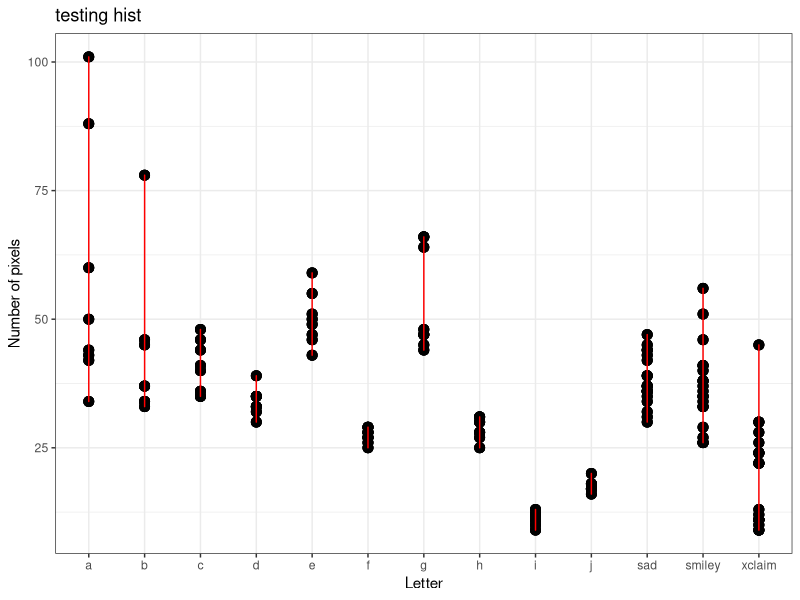
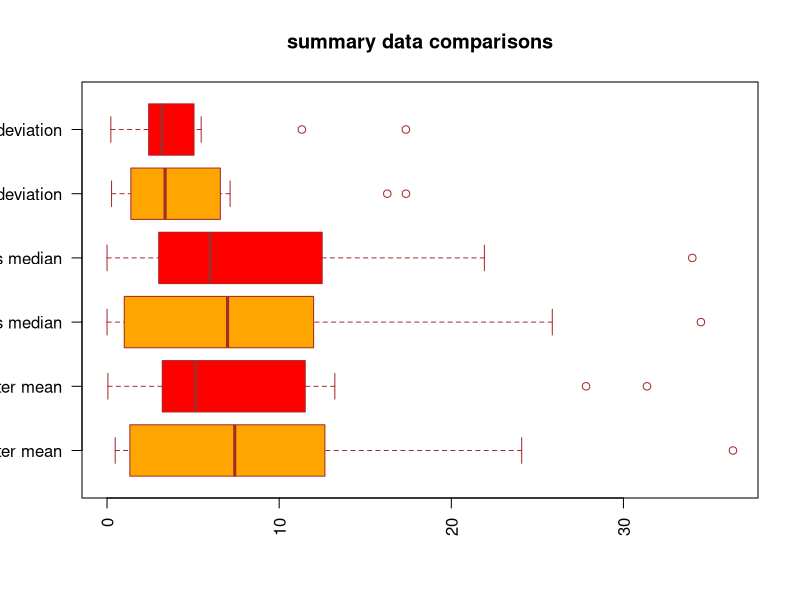
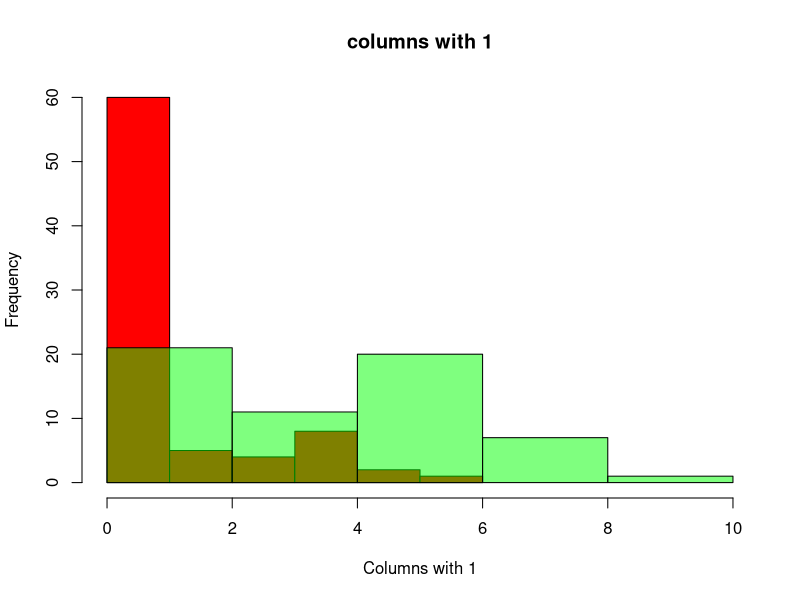
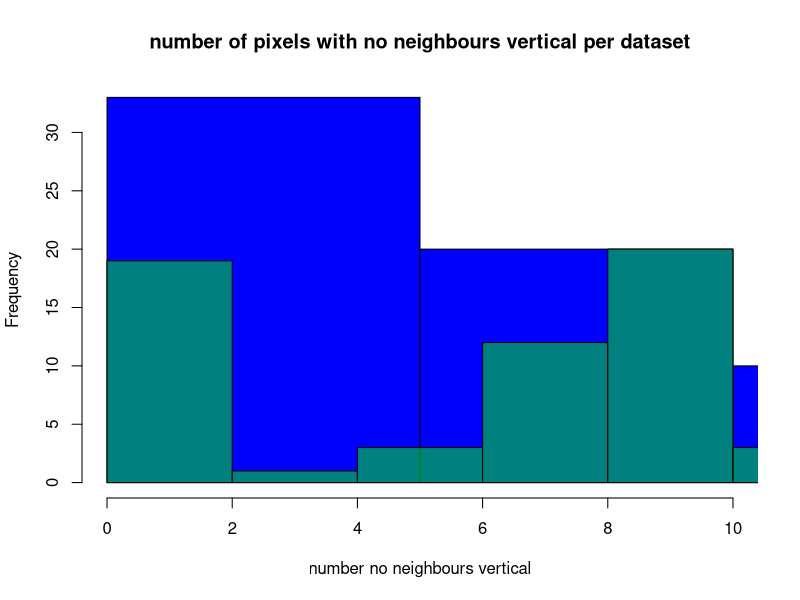
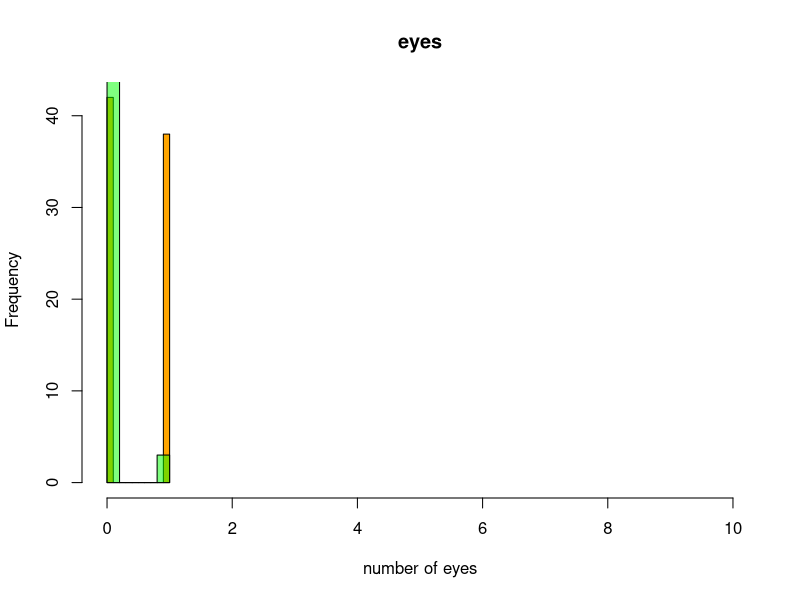
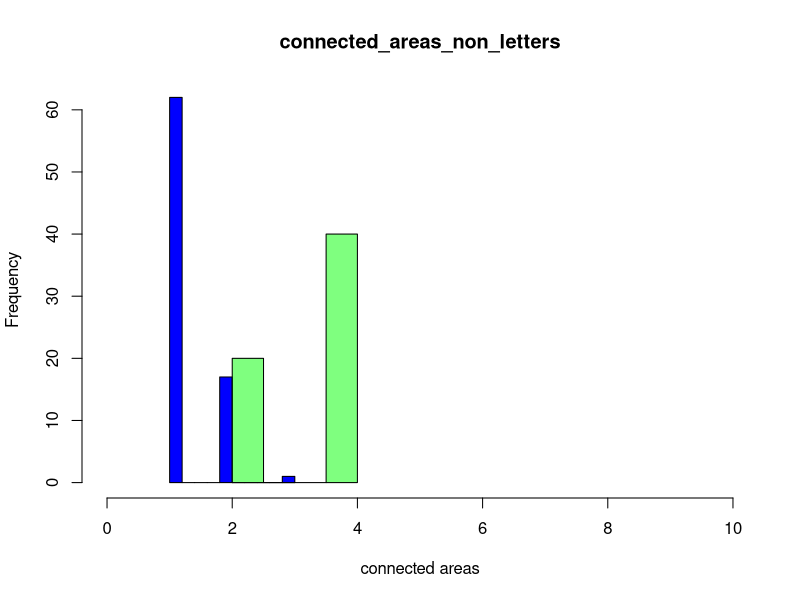
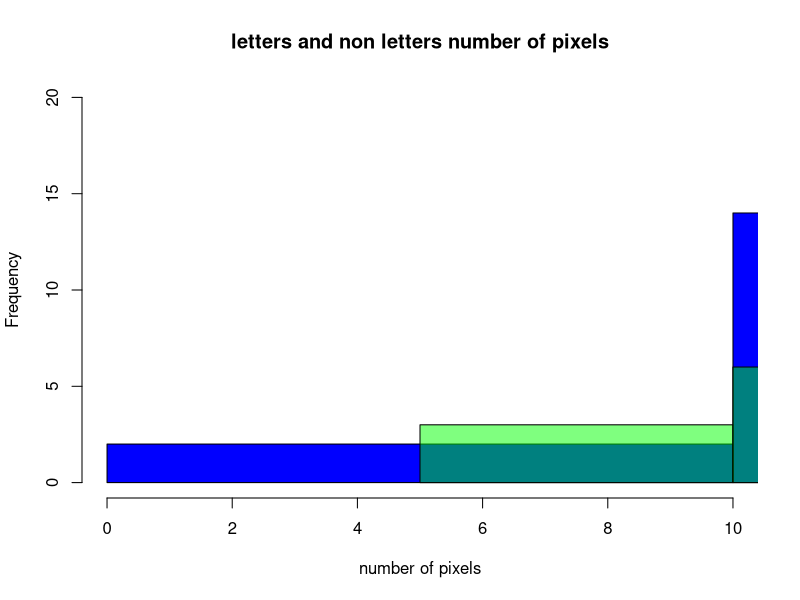

Here is the R script that generated these plots, in order:
{
  library(readr)
  library(ggplot2)
  library(tidyverse)
  # matrix stats has functions for getting colMedian and standard deviation
  library(matrixStats)
  library(knitr) # using this to make a table for my report.
  
  # This section of code read in the feature calculations created in sections 2 code adds
  # csv seperated values to columns, and new lines create a new row in a data frame
  mydata <- read.csv("40294886_features.csv", row.names = NULL)
  calculated_features <- data.frame(mydata)
  calculated_features_col_names <- c("Label", "Index", "nr_pix", "rows_with_1", "cols_with_1",
    "rows_with_3p", "cols_with_3p", "aspect_ratio", "neigh_1",
    "no_neigh_above","no_neigh_below","no_neigh_left","no_neigh_right",
    "no_neigh_horiz", "no_neigh_vert","connected_areas","eyes","custom")
  colnames(calculated_features) <- calculated_features_col_names

  # had to change custom function to numeric class as for some reason it was character
  mydata[ , 3:18] <- as.numeric(mydata[ , 3,18])
  
  
  
  # 3.1
  # can I create histograms where bars represent there individual letters at the bottom 

  # plots histograms for the values for each of the features for each of the images
  histograms_3_1 <- function(){
    nr_pix_hist <- ggplot(data = calculated_features, aes(nr_pix))+
    geom_histogram(binwidth = 2, fill = "grey")+
    theme_bw() +
    labs(title = "Number of pixels histogram",
         x = "Number of pixels",
         y = "Frequency")
    
    rows_with_1_hist <- ggplot(data = calculated_features, aes(rows_with_1)) +
             geom_histogram(binwidth = 1, fill = "red") +
             theme_bw() +
             labs(title = "Rows with 1 pixel histogram",
                  x = "Number of rows with 1 pixel",
                  y = "Frequency")

    cols_with_1_hist <- calculated_features %>%
      ggplot(aes(cols_with_1))+
      geom_histogram(binwidth = 1, fill = "red")+
      theme_bw() +
      labs(title = "Columns with 1 histogram",
           x = "Number of columns with 1",
           y = "Frequency")

    rows_with_3p_hist <- calculated_features %>%
      ggplot(aes(rows_with_3p))+
      geom_histogram(binwidth = 1, fill = "blue")+
      theme_bw() +
      labs(title = "Rows with 3 pixels of more histogram",
           x = "Number of rows with 3 pixels or more",
           y = "Frequency")

    cols_with_3p_hist <- calculated_features %>%
      ggplot(aes(cols_with_3p))+
      geom_histogram(binwidth = 1, fill = "blue")+
      theme_bw() +
      labs(title = "Columns with 3 pixels of more histogram",
           x = "Number of columns with 3 pixels or more",
           y = "Frequency")

    aspect_ratio_hist <- calculated_features %>%
      ggplot(aes(aspect_ratio))+
      geom_histogram(binwidth = 0.1, fill = "orange")+
      theme_bw() +
      labs(title = "Aspect ratio histogram",
           x = "Aspect ratios",
           y = "Frequency")
    
    print(nr_pix_hist)
    print(rows_with_1_hist)
    print(cols_with_1_hist)
    print(rows_with_3p_hist)
    print(cols_with_3p_hist)
    print(aspect_ratio_hist)
  }
  
  testing <- function(){
    letters_hist <- calculated_features %>%
      ggplot(aes(Label, nr_pix)) +
      geom_point(size = 3) +
      geom_line(colour = "red") + 
      theme_bw() + 
      labs(title = "testing hist",
           x = "Letter",
           y = "Number of pixels")
    
    print(letters_hist)
    
    # letters_hist_2 does not work
    # letters_hist_2 <- calculated_features %>%
    #   ggplot(aes(Label, nr_pix)) +
    #   geom_histogram(binwidth = 2, fill = "grey")
    
    #print(letters_hist_2)
  }
  
  # histograms_3_1()
  # testing a letters bar chart by features
  
  testing()
  

  
  # # 3.2
  # creating over lappting bar charts for the 3 features That appear to stand out
  
  
  letters_calculated_features <- calculated_features[1:80,]
  non_letters_calculated_features<- calculated_features[81:140,]
  letters_calculated_features[, 18] <- as.numeric(letters_calculated_features[ , 18])
  non_letters_calculated_features[ , 18] <- as.numeric(non_letters_calculated_features[ , 18])

  # # get the mean of each column
  letters_mean <- c(colMeans(letters_calculated_features[ , 3:18]))
  non_letters_mean <- c(colMeans(non_letters_calculated_features[ , 3:18]))

  # get the medians of each column
  letters_median <- c(colMedians(as.matrix(letters_calculated_features[ , 3:18])))
  non_letters_median <- c(colMedians(as.matrix(non_letters_calculated_features[ , 3:18])))

  #get the standard deviation of each column
  letters_sd <- colSds(as.matrix(letters_calculated_features[, 3:18][sapply(letters_calculated_features[ , 3:18 ], is.numeric)]))
  non_letters_sd <- colSds(as.matrix(non_letters_calculated_features[ , 3:18][sapply(non_letters_calculated_features[ , 3:18], is.numeric)]))

  # printing tables containing the results for standard_deviation, mean, median for both letters and
  # non letters.
  # source for making tables: https://www.youtube.com/watch?v=hNgeVLotABg
  summary_data = matrix(NA, nrow = 16, ncol = 0)
  rownames(summary_data) = c("nr_pix", "rows_with_1", "cols_with_1",
                                     "rows_with_3p", "cols_with_3p", "aspect_ratio", "neigh_1",
                                     "no_neigh_above","no_neigh_below","no_neigh_left","no_neigh_right",
                                     "no_neigh_horiz", "no_neigh_vert","connected_areas","eyes","custom")


  summary_data <- cbind(summary_data, letters_mean)
  summary_data <- cbind(summary_data, non_letters_mean)
  summary_data <- cbind(summary_data, letters_median)
  summary_data <- cbind(summary_data, non_letters_median)
  summary_data <- cbind(summary_data, letters_sd)
  summary_data <- cbind(summary_data, non_letters_sd)

  features_table<-kable(summary_data, caption = "This table shows the letter and non letters mean, median and standard deviation for each of the feature calculations")
  # this prints out the table containing all the values for the features for the report
  print(features_table)

  #print(summary_data)

  # cols with 1, no_neigh_vert and connected_areas seems to be the features with the greates differences and may be the easiest features for
  # discriminating whether an image is a letter or a non letter image.

  # density plots for mean, median and standard deviation of cols with 1 for letters and non letters
  # creating box plots I used https://www.datamentor.io/r-programming/box-plot/#:~:text=In%20R%2C%20boxplot%20(and%20whisker,numeric%20vectors%20as%20its%20components.

  # box plot for comparing all the summary data, to show in report
  summary_boxplot <- boxplot(letters_mean, non_letters_mean, letters_median, non_letters_median, letters_sd, non_letters_sd,
          main = "summary data comparisons",
          at = c(1,2,3,4,5,6),
          names = c("letter mean", "non letter mean", "letters median", "non letters median", "letters standard deviation", "non letters standard deviation"),
          las = 2,
          col = c("orange","red"),
          border = "brown",
          horizontal = TRUE,
          notch = FALSE
  )

  # histogram comparisons for each of the 3 chosen features
  # get a histogram for cols with 1 for letters
  cols_with_1_letters <- letters_calculated_features$cols_with_1
  cols_with_1_non_letters <- non_letters_calculated_features$cols_with_1

  # this creates a histogram for the columns with 1 feature for letters and non letters
  hist(cols_with_1_letters, main = "columns with 1", xlab = "Columns with 1", xlim=c(0,10), col="red")
  hist(cols_with_1_non_letters, add=T, col=rgb(0, 1, 0, 0.5) )


  # 3.3
  # histogram comparisons for no neigh vert
  no_neigh_vert_letters <- letters_calculated_features$no_neigh_vert
  no_neigh_vert_non_letters <- non_letters_calculated_features$no_neigh_vert

  hist(no_neigh_vert_letters, main = "number of pixels with no neighbours vertical per dataset", xlab = "number no neighbours vertical", xlim=c(0,10), col="blue")
  hist(no_neigh_vert_non_letters, add=T, col=rgb(0, 1, 0, 0.5) )

  # histogram comparison of eyes, This is an easy comparison there is a small percentage of letters that have eyes, and non letters have no eyes
  eyes_letters <- letters_calculated_features$eyes
  non_eyes_letters <- non_letters_calculated_features$eyes

  hist(eyes_letters, main = "eyes", xlab = "number of eyes", xlim=c(0,10), col="orange")
  hist(non_eyes_letters, add=T, col=rgb(0, 1, 0, 0.5) )

  # histogram comparison connected areas
  connected_areas_letters <- letters_calculated_features$connected_areas
  connected_areas_non_letters <- non_letters_calculated_features$connected_areas

  hist(connected_areas_letters, main = "connected_areas_non_letters", xlab = "connected areas", xlim=c(0,10), col="blue")
  hist(connected_areas_non_letters, add=T, col=rgb(0, 1, 0, 0.5) )


  # histogram for nr pix
  letters_nr_pix <- letters_calculated_features$nr_pix
  non_letters_nr_pix <- non_letters_calculated_features$nr_pix

  hist(letters_nr_pix, main = "letters and non letters number of pixels", xlab = "number of pixels", xlim=c(0,10), col="blue")
  hist(non_letters_nr_pix, add=T, col=rgb(0, 1, 0, 0.5) )
  # going to loop through each of teh calculated features in the vector



  # 3.4 statistical analysis of both letters and non letters





}
